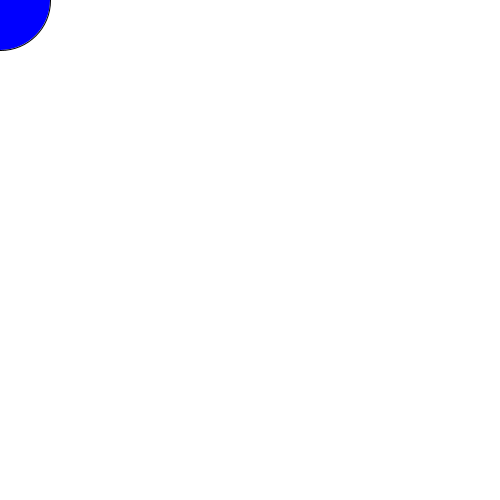
Frame 1 (no input)
Frame 60 (the mouse pressed at the canvas centre just before this capture): identical to frame 1, image omitted
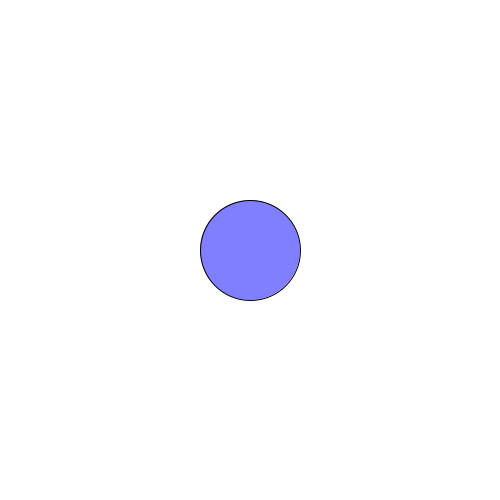
Frame 120 (the mouse held since frame 60 and released just before this capture)

The Processing sketch that drew these frames (run headless with seeded random() and noise(); from frame 60 on, the mouse is pressed at the canvas centre):

// Processing sketch: funcion_Map
// ── funcion_Map.pde
/*
Este ejemplo demuestra como podemos mapear un valor y asignarlo a una variable
Mapear es básicamente transformar un rango a otro rango,
tal como cuando transformamos metros a centímtros, o centímetros a pulgadas
ver como funciona la función "map" aca https://processing.org/reference/map_.html
*/

float r;
float g;
float b;

void setup(){
 size(500,500);
 
 //le damos valores inicialaes a las variables
 r = 255;
 g = 255;
 b = 255;
  
}

void draw(){
  background(255);
  
  float r = map(mouseX, 0, width, 0, 255); //mapeamos mouseX a 0-255 usando el ancho del canvas
  float g = map(mouseY, 0, height, 0, 255); //mapeamos mouseY a 0-255 usando el alto del canvas
  fill(r,g,b); //usamos las variabes para colorizar
  ellipse(mouseX, mouseY, 100, 100);
  
}
